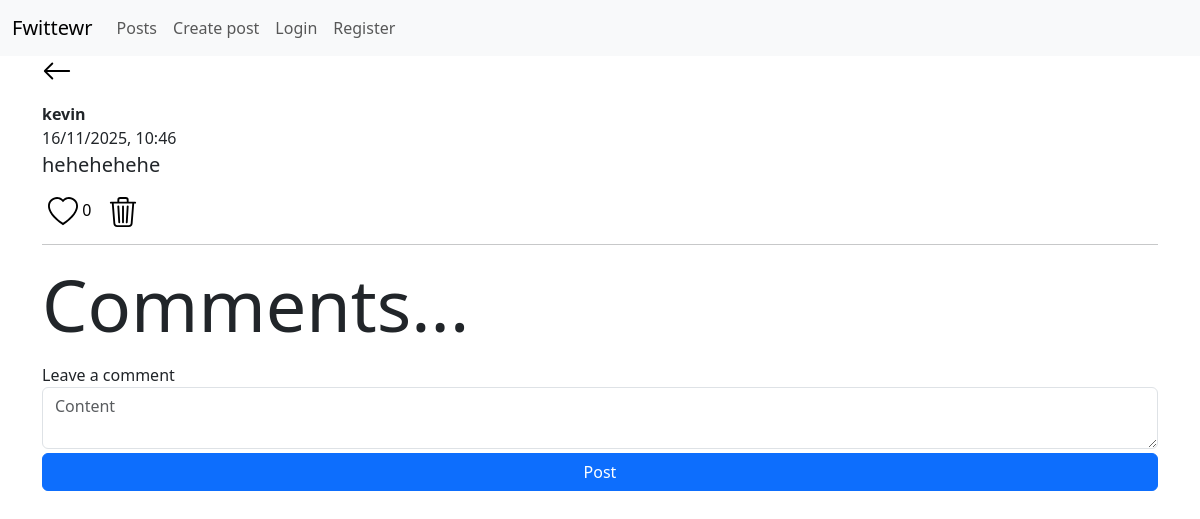
The app's page /comment-comments/5 (signed in) with its own data.
### app/models.py (models this page shows)
class User(db.Model, UserMixin):
    id = db.Column(db.Integer, primary_key=True)
    username = db.Column(db.String(20), nullable=False, unique=True)
    password = db.Column(db.String(80), nullable=False)
    created_posts = db.relationship('Post', backref='user', lazy='select')
    created_comments = db.relationship('Comment', backref='user', lazy='select')
    liked_posts = db.relationship('Post', secondary=liked_posts, backref='liked_users', lazy='select')
    liked_comments = db.relationship('Comment', secondary=liked_comments, backref = 'liked_users', lazy='select')

class Comment(db.Model):
    id = db.Column(db.Integer, primary_key=True)
    content = db.Column(db.String(200), nullable=False)
    creation_date = db.Column(db.DateTime(timezone=True), default=datetime.now(timezone.utc))
    deleted = db.Column(db.Boolean, default=False)
    comments = db.relationship('Comment', backref=backref('referenced_comment', remote_side=[id]), lazy='select')
    referenced_comment_id = db.Column(db.Integer, db.ForeignKey('comment.id'))
    referenced_post_id = db.Column(db.Integer, db.ForeignKey('post.id'))
    user_id = db.Column(db.Integer, db.ForeignKey('user.id'), nullable=False)
    __table_args__ = (
        CheckConstraint(
            'referenced_comment_id IS NOT NULL OR referenced_post_id IS NOT NULL',
            name='check_comment_or_post_not_null'
        ),
    )

### app/routes/home_bp.py (the view)
@home_bp.route('/comment-comments/<id>', methods=['GET', 'POST'])
@login_required
def show_comment_comments(id):
    form = CreatePostForm()
    comment = Comment.query.filter_by(id=id).first_or_404()
    if form.validate_on_submit():
        new_comment = Comment(content=form.content.data)
        current_user.created_comments.append(new_comment)
        new_comment.referenced_comment = comment
        db.session.commit()
        return redirect(url_for('home.show_comment_comments', id=id))
    return render_template('home/comments/comment-comments.html', post=comment, form=form)

### app/forms.py
class CreatePostForm(FlaskForm):
    title = StringField(validators=[Length(min=0, max=50)], render_kw={'placeholder':'Title', 'class':'form-control'})
    content = TextAreaField(validators=[DataRequired(), Length(min=4, max=200)], render_kw={'placeholder':'Content', 'class':'form-control'})
    submit = SubmitField('Post', render_kw={'class':'btn btn-primary mt-1 w-100'})

### app/__init__.py (called while the page is built)
def create_app():
    app = Flask(__name__)
    app.config['SQLALCHEMY_DATABASE_URI'] = 'sqlite:///database.db'
    app.secret_key = 'thisisasecretkey'
    db.init_app(app)
    bcrypt.init_app(app)
    login_manager.init_app(app)
    csrf.init_app(app)
    login_manager.login_view = 'auth.login'
    @login_manager.user_loader
    def load_user(user_id):
        return User.query.get(int(user_id))
    app.register_blueprint(auth_bp)
    app.register_blueprint(home_bp)
    app.register_blueprint(errors_bp)
    return app

### app/templates/home/comments/comment-comments.html (shortened to what this page needs)
{% extends 'base.html' %}
{% block body %}
<div class="mx-auto">
    {% if post.referenced_post %}
        <a href="{{ url_for('home.show_post_comments', id=post.referenced_post.id) }}">
            <img style="width: 30px" src="{{ url_for('static', filename='icons/arrow-left.svg') }}" alt="">
        </a>
    {% elif post.referenced_comment %}
        <a href="{{ url_for('home.show_comment_comments', id=post.referenced_comment.id) }}">
            <img src="{{ url_for('static', filename='icons/arrow-left.svg') }}" alt="">
        </a>
    {% endif %}
    <div class="col-12 mt-3">
        <figure>
            <figcaption class="blockquite-footer">
                <b>{{ post.user.username }}</b> <br>
                {{ post.creation_date.strftime('%d/%m/%Y, %H:%M') }}
            </figcaption>
            <p class="blockquote comment-content">{{ post.content }}</p>
            <button onclick="like_comment(this, '{{ post.id }}')" style="background-color:transparent; border:0px">
                {% if current_user in post.liked_users %}
                    <img style="width: 30px" src="{{ url_for('static', filename='icons/heart-fill.svg') }}" alt="">
                {% else %}
                    <img style="width: 30px" src="{{ url_for('static', filename='icons/heart.svg') }}" alt="">
                {% endif %}
                <span>{{ post.liked_users|length }}</span>
            </button>
            {% if post.user == current_user %}
            <button onclick="delete_comment(this, '{{ post.id }}')" style="background-color: transparent; border: 0px; text-decoration: none">
                <img style="width: 30px" src="{{ url_for('static', filename='icons/trash3.svg') }}" alt="">
            </button>
            {% endif %}
        </figure>
        <hr>
    </div>
    <p class="display-2">Comments...</p>
    <form method="POST">
        <label for="content">Leave a comment</label>
        {{ form.content }}
        {{ form.submit }}
    </form>
</div>
{% endblock %}

### records on screen
User: user.username "kevin"
Comment: creation_date "16/11/2025, 10:46", content "hehehehehe"

### other values on screen
{{ post.liked_users|length }} "0"
